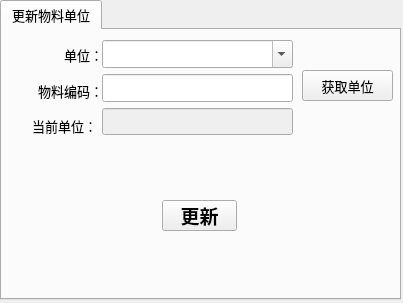
<?xml version="1.0" encoding="UTF-8"?>
<ui version="4.0">
 <class>Form</class>
 <widget class="QWidget" name="Form">
  <property name="geometry">
   <rect>
    <x>0</x>
    <y>0</y>
    <width>403</width>
    <height>303</height>
   </rect>
  </property>
  <property name="maximumSize">
   <size>
    <width>403</width>
    <height>403</height>
   </size>
  </property>
  <property name="font">
   <font>
    <family>微软雅黑</family>
    <pointsize>14</pointsize>
   </font>
  </property>
  <property name="windowTitle">
   <string>工具</string>
  </property>
  <widget class="QTabWidget" name="tabWidget">
   <property name="enabled">
    <bool>true</bool>
   </property>
   <property name="geometry">
    <rect>
     <x>0</x>
     <y>0</y>
     <width>401</width>
     <height>300</height>
    </rect>
   </property>
   <property name="font">
    <font>
     <family>微软雅黑</family>
     <pointsize>10</pointsize>
     <weight>50</weight>
     <bold>false</bold>
    </font>
   </property>
   <property name="currentIndex">
    <number>0</number>
   </property>
   <widget class="QWidget" name="tab">
    <attribute name="title">
     <string>更新物料单位</string>
    </attribute>
    <widget class="QWidget" name="verticalLayoutWidget">
     <property name="geometry">
      <rect>
       <x>30</x>
       <y>10</y>
       <width>71</width>
       <height>101</height>
      </rect>
     </property>
     <layout class="QVBoxLayout" name="verticalLayout">
      <item>
       <widget class="QLabel" name="unit">
        <property name="font">
         <font>
          <family>微软雅黑</family>
          <pointsize>10</pointsize>
          <weight>50</weight>
          <bold>false</bold>
         </font>
        </property>
        <property name="text">
         <string>单位：</string>
        </property>
        <property name="alignment">
         <set>Qt::AlignRight|Qt::AlignTrailing|Qt::AlignVCenter</set>
        </property>
       </widget>
      </item>
      <item>
       <widget class="QLabel" name="fnumber">
        <property name="font">
         <font>
          <family>微软雅黑</family>
          <pointsize>10</pointsize>
          <weight>50</weight>
          <bold>false</bold>
         </font>
        </property>
        <property name="text">
         <string>物料编码：</string>
        </property>
        <property name="alignment">
         <set>Qt::AlignRight|Qt::AlignTrailing|Qt::AlignVCenter</set>
        </property>
       </widget>
      </item>
      <item>
       <widget class="QLabel" name="current_unit">
        <property name="font">
         <font>
          <family>微软雅黑</family>
          <pointsize>10</pointsize>
          <weight>50</weight>
          <bold>false</bold>
         </font>
        </property>
        <property name="text">
         <string>当前单位：</string>
        </property>
       </widget>
      </item>
     </layout>
    </widget>
    <widget class="QWidget" name="verticalLayoutWidget_2">
     <property name="geometry">
      <rect>
       <x>100</x>
       <y>10</y>
       <width>191</width>
       <height>95</height>
      </rect>
     </property>
     <layout class="QVBoxLayout" name="verticalLayout_2">
      <item>
       <widget class="QComboBox" name="unitComboBox">
        <property name="enabled">
         <bool>true</bool>
        </property>
        <property name="font">
         <font>
          <family>微软雅黑</family>
          <pointsize>12</pointsize>
          <weight>75</weight>
          <bold>true</bold>
         </font>
        </property>
        <property name="editable">
         <bool>true</bool>
        </property>
        <property name="currentText">
         <string/>
        </property>
        <property name="currentIndex">
         <number>-1</number>
        </property>
        <property name="placeholderText">
         <string>请选择</string>
        </property>
       </widget>
      </item>
      <item>
       <widget class="QLineEdit" name="fnumberText">
        <property name="font">
         <font>
          <family>微软雅黑</family>
          <pointsize>12</pointsize>
          <weight>75</weight>
          <bold>true</bold>
         </font>
        </property>
       </widget>
      </item>
      <item>
       <widget class="QLineEdit" name="currentUnitText">
        <property name="enabled">
         <bool>false</bool>
        </property>
        <property name="font">
         <font>
          <family>微软雅黑</family>
          <pointsize>11</pointsize>
          <weight>75</weight>
          <bold>true</bold>
         </font>
        </property>
       </widget>
      </item>
     </layout>
    </widget>
    <widget class="QPushButton" name="btn">
     <property name="geometry">
      <rect>
       <x>160</x>
       <y>170</y>
       <width>75</width>
       <height>31</height>
      </rect>
     </property>
     <property name="font">
      <font>
       <family>微软雅黑</family>
       <pointsize>14</pointsize>
       <weight>75</weight>
       <bold>true</bold>
      </font>
     </property>
     <property name="text">
      <string>更新</string>
     </property>
    </widget>
    <widget class="QPushButton" name="getUnit">
     <property name="geometry">
      <rect>
       <x>300</x>
       <y>40</y>
       <width>91</width>
       <height>31</height>
      </rect>
     </property>
     <property name="text">
      <string>获取单位</string>
     </property>
    </widget>
   </widget>
  </widget>
 </widget>
 <resources/>
 <connections/>
 <slots>
  <slot>show_msg()</slot>
 </slots>
</ui>
